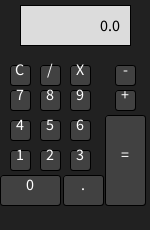
Frame 1 (no input)
Frame 60 (the mouse pressed at the canvas centre just before this capture): identical to frame 1, image omitted
Frame 120 (the mouse held since frame 60 and released just before this capture): identical to frame 1, image omitted

The Processing sketch that drew this single still picture (run headless with seeded random() and noise(); from frame 60 on, the mouse is pressed at the canvas centre):

// Processing sketch: Calculator
// ── Calculator.pde
//Ian Gorchos | 15 sept 2026 | Calculator

Button[] numButtons = new Button[11];
Button[] opButtons = new Button[7];
float l, r, result;
char op;
boolean left, newEntry;
String displayVal;

void setup() {
  size(150, 230);
  resetCalc();


  numButtons[0] = new Button(30, 190, 60, 30, '0');
  numButtons[1] = new Button(83, 190, 40, 30, '.');
  numButtons[2] = new Button(20, 160, 20, 20, '1');
  numButtons[3] = new Button(50, 160, 20, 20, '2');
  numButtons[4] = new Button(80, 160, 20, 20, '3');
  numButtons[5] = new Button(20, 130, 20, 20, '4');
  numButtons[6] = new Button(50, 130, 20, 20, '5');
  numButtons[7] = new Button(80, 130, 20, 20, '6');
  numButtons[8] = new Button(20, 100, 20, 20, '7');
  numButtons[9] = new Button(50, 100, 20, 20, '8');
  numButtons[10] = new Button(80, 100, 20, 20, '9');

  // Operator buttons
  opButtons[0] = new Button(125, 160, 40, 90, '=');
  opButtons[1] = new Button(20, 75, 20, 20, 'C');
  opButtons[2] = new Button(50, 75, 20, 20, '/');
  opButtons[3] = new Button(80, 75, 20, 20, 'X');
  opButtons[4] = new Button(125, 75, 20, 20, '-');
  opButtons[5] = new Button(125, 100, 20, 20, '+');
  opButtons[6] = new Button(180, 75, 20, 20, '%');
}

void draw() {
  background(33);
  drawDisplay();
  
  for (int i = 0; i < numButtons.length; i++) {
    numButtons[i].display();
    numButtons[i].mouseOver(mouseX, mouseY);
  }

  for (int i = 0; i < opButtons.length; i++) {
    opButtons[i].display();
    opButtons[i].mouseOver(mouseX, mouseY);
  }
}

void drawDisplay() {
  rectMode(CENTER);
  fill(220);
  rect(width / 2, 25, 110, 40);
  fill(0);
  textAlign(RIGHT, CENTER);
  textSize(16);
  text(displayVal, width - 30, 25);
}

void mouseReleased() {
  // Check number buttons
  for (int i = 0; i < numButtons.length; i++) {
    if (numButtons[i].hover) {
      handleEvent(numButtons[i].val, true);
    }
  }

  // Check operator buttons
  for (int i = 0; i < opButtons.length; i++) {
    if (opButtons[i].hover) {
      handleEvent(opButtons[i].val, false);
    }
  }
}

void handleEvent(char val, boolean isNum) {
  if (isNum) {
    if (val == '.') {
      if (newEntry || displayVal.equals("0.0")) {
        displayVal = "0.";
        newEntry = false;
      } else if (!displayVal.contains(".")) {
        displayVal += ".";
      }
    } else {
      if (newEntry || displayVal.equals("0.0")) {
        displayVal = str(val);
        newEntry = false;
      } else {
        displayVal += val;
      }
    }

    if (left) {
      l = float(displayVal);
    } else {
      r = float(displayVal);
    }
  } else {
    // Handle Operators
    if (val == 'C') {
      resetCalc();
    } else if (val == '=') {
      preformCalc();
    } else if (val == '+' || val == '-' || val == 'X' || val == '/' || val == '%') {
      op = val;
      left = false;
      newEntry = true;
    } else if (val == 's') {
      if (left) {
        l = sqrt(l);
        displayVal = str(l);
      } else {
        r = sqrt(r);
        displayVal = str(r);
      }
    }
  }
}

void preformCalc() {
  if (op == '+') {
    result = l + r;
  } else if (op == '-') {
    result = l - r;
  } else if (op == '/') {
    result = (r != 0) ? l / r : 0.0; // Avoid division by zero
  } else if (op == 'X') {
    result = l * r;
  } else if (op == '%') {
    result = l % r;
  } else {
    result = l;
  }

  displayVal = str(result);
  l = result;    
  left = true;   
  newEntry = true;
}

void resetCalc() {
  l = 0.0;
  r = 0.0;
  result = 0.0;
  op = ' ';
  displayVal = "0.0";
  left = true;
  newEntry = true;
}

void keyPressed() {
  // Numbers (Top Row: 48-57, Numpad: 96-105)
  if ((keyCode >= 48 && keyCode <= 57)) {
    handleEvent((char) key, true);
  } else if (keyCode >= 96 && keyCode <= 105) {
    handleEvent((char) ('0' + (keyCode - 96)), true);
  } else if (key == '.') {
    handleEvent('.', true);
  } 
  // Operators
  else if (key == '+' || key == '-' || key == '/' || key == '%') {
    handleEvent(key, false);
  } else if (key == '*' || key == 'x' || key == 'X') {
    handleEvent('X', false);
  } else if (key == '=' || keyCode == ENTER || keyCode == RETURN) {
    handleEvent('=', false);
  } else if (key == 'c' || key == 'C' || keyCode == BACKSPACE) {
    handleEvent('C', false);
  }
}

// ── Button.pde
class Button {
  // Member Variables
  float x,y,w,h;
  char val;
  boolean hover;
  color c1,c2;
  
  //Constructor
  Button(float x, float y,float w, float h, char val) {
    this.x=x;
    this.y=y;
    this.w=w;
    this.h=h;
    this.val = val;
    hover = false;
    c1 = color(65);
    c2 = color(155);
  }
  
  //member methods
  void display() {
    if(hover == true){
      fill(c2);
   } else {
     fill(c1);
   }
  rectMode (CENTER);
  rect(x,y,w,h,3);
  fill(255);
  textAlign(CENTER);
  text(val,x,y);
  }
  
  void mouseOver(float tempX, float tempY){
    if(tempX>x-w/2 && tempX < x+w/2 && tempY > y-h/2 && tempY < y+h/2){
    hover=true;
    } else { hover = false;
    }
}
}
